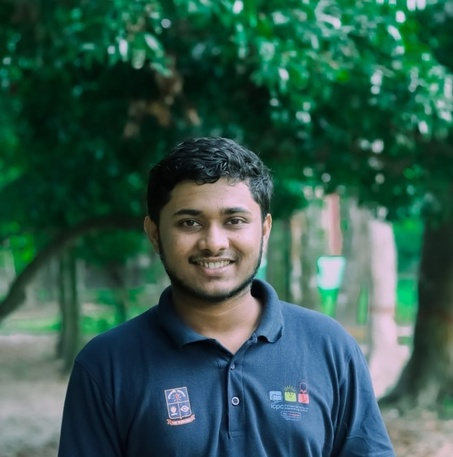
#> input picture model/test_images/ashik3.jpg, 453 x 457 px, shrunk from 853 x 861 before the run, found by its file name
$ jupyter execute data_cleaning.ipynb   (shell and % lines are left out)
#> lines starting #> are read from the running program, lines starting #| are printed output that depends on the picture
[cell 1]
import numpy as np
import cv2
import matplotlib
from matplotlib import pyplot as plt

When we look at any image, most of the time we identify a person using a face. An image might contain multiple faces, also the face can be obstructed and not clear. The first step in our pre-processing pipeline is to detect faces from an image. Once face is detected, we will detect eyes, if two eyes are detected then only we keep that image otherwise discard it.

Now how do you detect face and eyes?

[cell 2]
img = cv2.imread('test_images\\ashik3.jpg')
#> img is the input picture: shape (457, 453, 3); mean B, G, R 79.1, 89.7, 50.7
if img is None:
    print("Can't find any image !!")
img.shape
#> Out = (457, 453, 3)

[cell 3]
plt.imshow(img)

[cell 4]
#The color is converting from BGR(Blue Green Red) to Gray
gray = cv2.cvtColor(img, cv2.COLOR_BGR2GRAY)
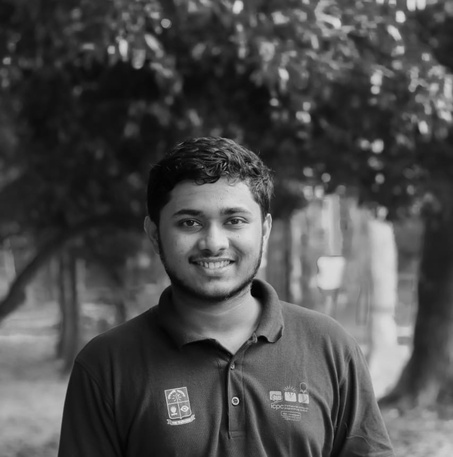
#> gray: shape (457, 453); min 1, max 233, mean 76.8
gray.shape
#> Out = (457, 453)

[cell 5]
gray

[cell 6]
plt.imshow(gray, cmap='gray')

[cell 7]
face_cascade = cv2.CascadeClassifier('opencv\\haarcascades\\haarcascade_frontalface_default.xml')
print(face_cascade)
eye_cascade = cv2.CascadeClassifier('opencv\\haarcascades\\haarcascade_eye.xml')
faces = face_cascade.detectMultiScale(gray, 1.1, 9)
#> faces = [[360, 319, 61, 61], [155, 174, 119, 119]]
faces
#> Out = [[360, 319, 61, 61], [155, 174, 119, 119]]

[cell 8]
(x,y,w,h) = faces[0]
#> x = 360; y = 319; w = 61; h = 61
x,y,w,h
face_img = cv2.rectangle(img,(x,y),(x+w,y+h),(255,0,0),2)
plt.imshow(face_img)

[cell 9]
cv2.destroyAllWindows()
for (x,y,w,h) in faces:
    face_img = cv2.rectangle(img,(x,y),(x+w,y+h),(255,0,0),2)
    roi_gray = gray[y:y+h, x:x+w]
    roi_color = face_img[y:y+h, x:x+w]
    eyes = eye_cascade.detectMultiScale(roi_gray)
    for (ex,ey,ew,eh) in eyes:
        cv2.rectangle(roi_color,(ex,ey),(ex+ew,ey+eh),(0,255,0),2)
#> this loop made 2 passes
#> (x, y, w, h, eyes) on pass 2: (155, 174, 119, 119, [[61, 33, 28, 28], [19, 34, 28, 28]])
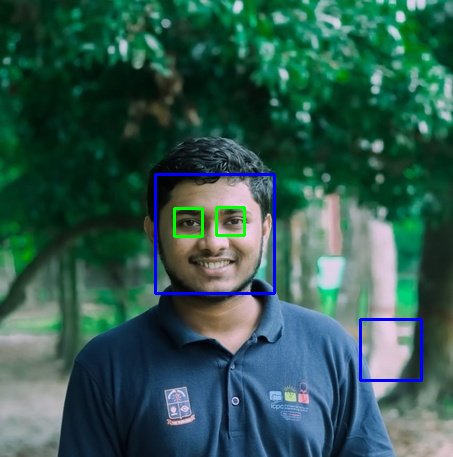
#> img: shape (457, 453, 3); mean B, G, R 80.5, 89.2, 49.5
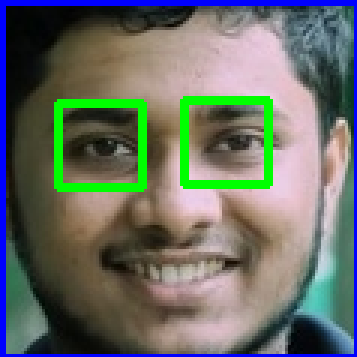
#> roi_color: shape (119, 119, 3) (shown 3 times larger); mean B, G, R 102, 109.9, 103.8


plt.figure()
plt.imshow(face_img, cmap='gray')
plt.show()

[cell 10]
plt.imshow(roi_color, cmap='gray')

[cell 11]
def get_cropped_image_if_2_eyes(image_path):
    img = cv2.imread(image_path)
    gray = cv2.cvtColor(img, cv2.COLOR_BGR2GRAY)
    faces = face_cascade.detectMultiScale(gray, 1.3, 5)
    for (x,y,w,h) in faces:
        roi_gray = gray[y:y+h, x:x+w]
        roi_color = img[y:y+h, x:x+w]
        eyes = eye_cascade.detectMultiScale(roi_gray)
        if len(eyes) >= 2:
            return roi_color

[cell 12]
original_image = cv2.imread('test_images\\ashik2.jpg')
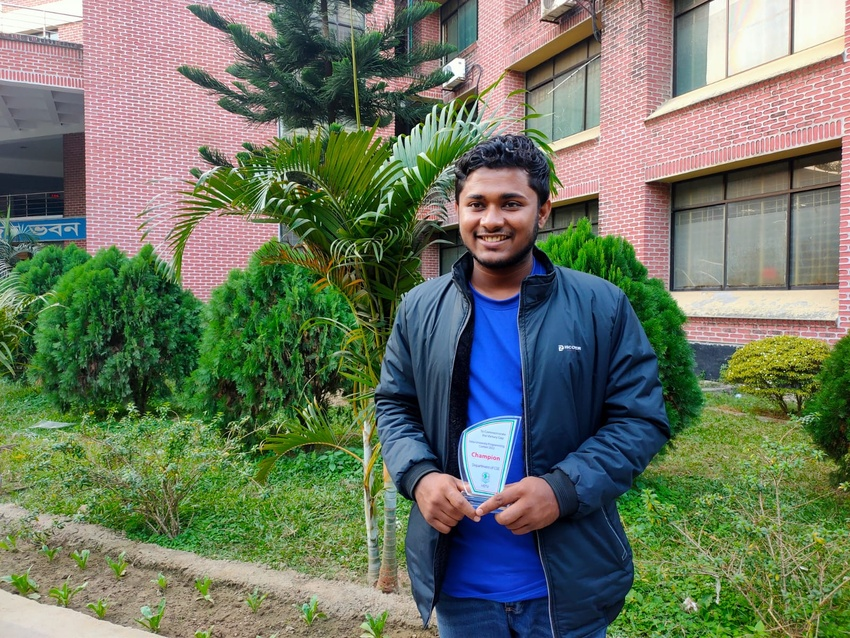
#> input picture model/test_images/ashik2.jpg, 850 x 638 px, shrunk from 1600 x 1200 before the run, found by its file name
#> original_image is the input picture: shape (638, 850, 3); mean B, G, R 98.9, 119, 108.2
plt.imshow(original_image)

[cell 13]
cropped_image = get_cropped_image_if_2_eyes('test_images\\ashik2.jpg')
#> in get_cropped_image_if_2_eyes, `gray = cv2.cvtColor(img, cv2.COLOR_BGR2GRAY)`:
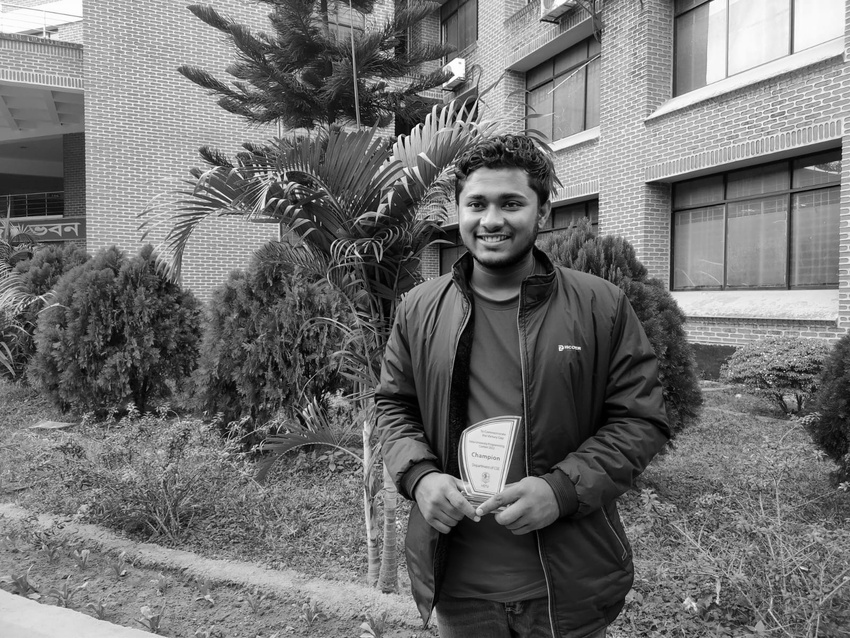
#> gray: shape (638, 850); min 0, max 255, mean 113.5
#> in get_cropped_image_if_2_eyes, `faces = face_cascade.detectMultiScale(gray, 1.3, 5)`: faces = [[451, 171, 89, 89]]
#> the loop in get_cropped_image_if_2_eyes, `for (x,y,w,h) in faces:` made 1 pass
#> (x, y, w, h, eyes) on pass 1: (451, 171, 89, 89, [[13, 22, 24, 24], [46, 20, 26, 26]])
#> pass 1, in get_cropped_image_if_2_eyes, `roi_color = img[y:y+h, x:x+w]`:
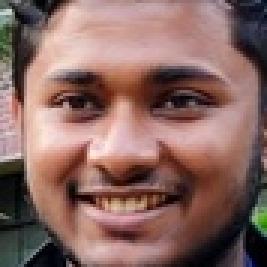
#> roi_color: shape (89, 89, 3) (shown 3 times larger); mean B, G, R 98, 103.9, 136.7
plt.imshow(cropped_image)

[cell 14]
org_image_obstructed = cv2.imread('test_images\\ashik2.jpg')
plt.imshow(org_image_obstructed)

[cell 15]
cropped_image_no_2_eyes = get_cropped_image_if_2_eyes('test_images\\ashik2.jpg')
cropped_image_no_2_eyes

[cell 16]
path_to_data = "dataset//"
path_to_cr_data = "dataset//cropped//"

[cell 17]
import os
img_dirs = []
for entry in os.scandir(path_to_data):
    if entry.is_dir():
        img_dirs.append(entry.path)

[cell 18]
img_dirs

[cell 19]
import shutil
if os.path.exists(path_to_cr_data):
     shutil.rmtree(path_to_cr_data)
os.mkdir(path_to_cr_data)

[cell 20]
cropped_image_dirs = []
celebrity_file_names_dict = {}

for img_dir in img_dirs:
    count = 1
    celebrity_name = img_dir.split('/')[-1]
    print(celebrity_name)

    celebrity_file_names_dict[celebrity_name] = []

    for entry in os.scandir(img_dir):
        roi_color = get_cropped_image_if_2_eyes(entry.path)
#> call 3 of get_cropped_image_if_2_eyes, with image_path = 'dataset//amrito/tipu10.jpg'
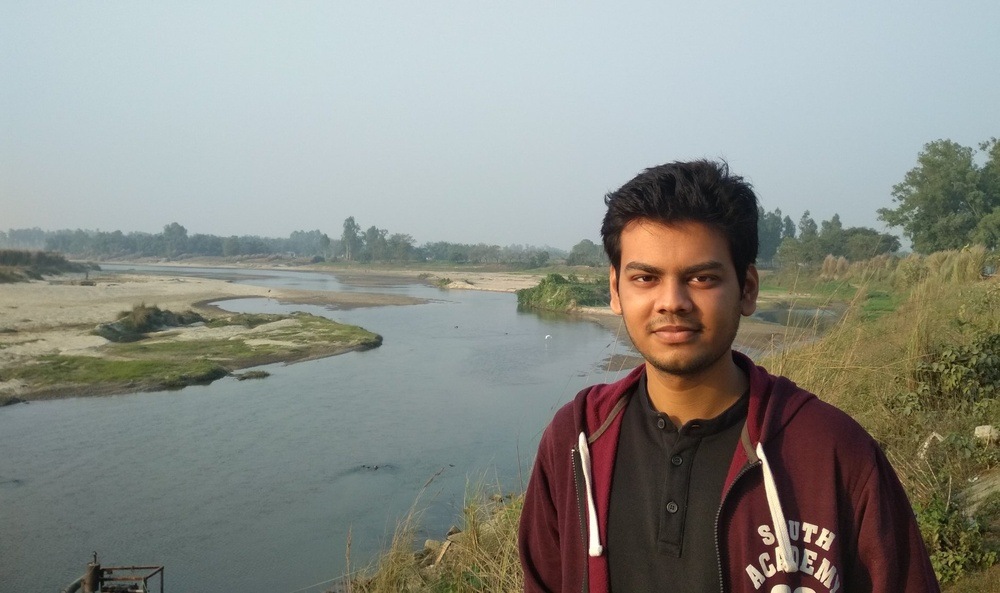
#> input picture model/dataset/amrito/tipu10.jpg, 1000 x 593 px, shrunk from 1882 x 1116 before the run
#> in get_cropped_image_if_2_eyes, img is the input picture: shape (593, 1000, 3); mean B, G, R 134.5, 141, 138.6
#> in get_cropped_image_if_2_eyes (call 3), `gray = cv2.cvtColor(img, cv2.COLOR_BGR2GRAY)`:
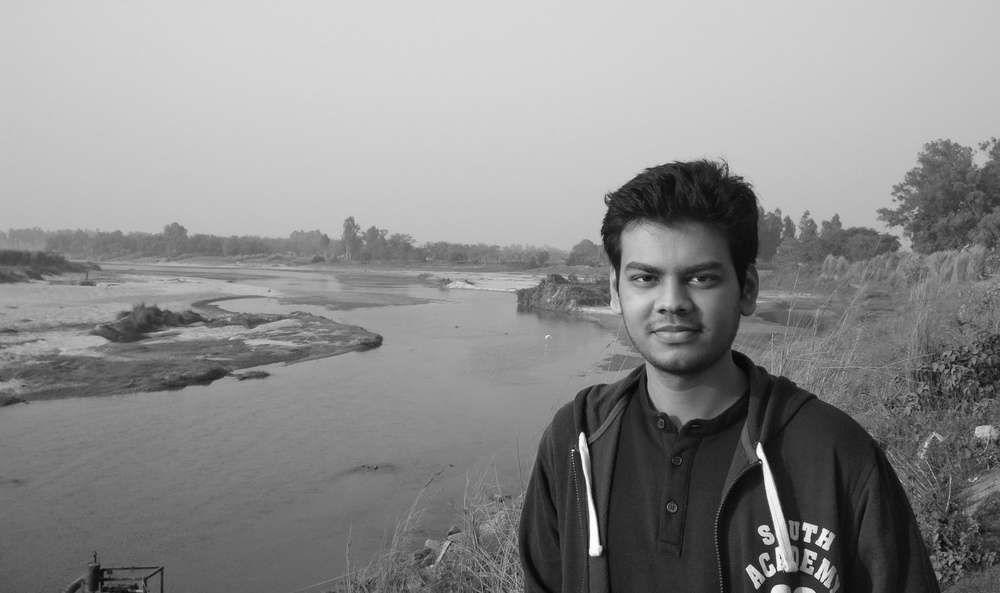
#> gray: shape (593, 1000); min 4, max 254, mean 139.5
#> in get_cropped_image_if_2_eyes (call 3), `faces = face_cascade.detectMultiScale(gray, 1.3, 5)`: faces = [[604, 225, 142, 142]]
#> the loop in get_cropped_image_if_2_eyes, `for (x,y,w,h) in faces:` made 1 pass
#> (x, y, w, h, eyes) on pass 1: (604, 225, 142, 142, [[21, 33, 39, 39], [73, 35, 36, 36]])
#> pass 1, in get_cropped_image_if_2_eyes (call 3), `roi_gray = gray[y:y+h, x:x+w]`:
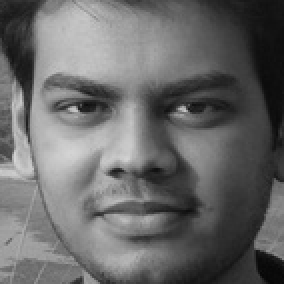
#> roi_gray: shape (142, 142) (shown 2 times larger); min 6, max 213, mean 104.7
#> pass 1, in get_cropped_image_if_2_eyes (call 3), `roi_color = img[y:y+h, x:x+w]`:
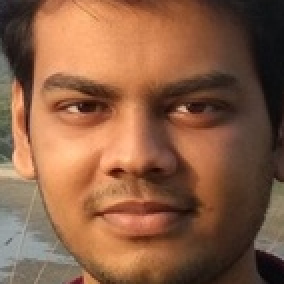
#> roi_color: shape (142, 142, 3) (shown 2 times larger); mean B, G, R 67.9, 94.6, 138.8
